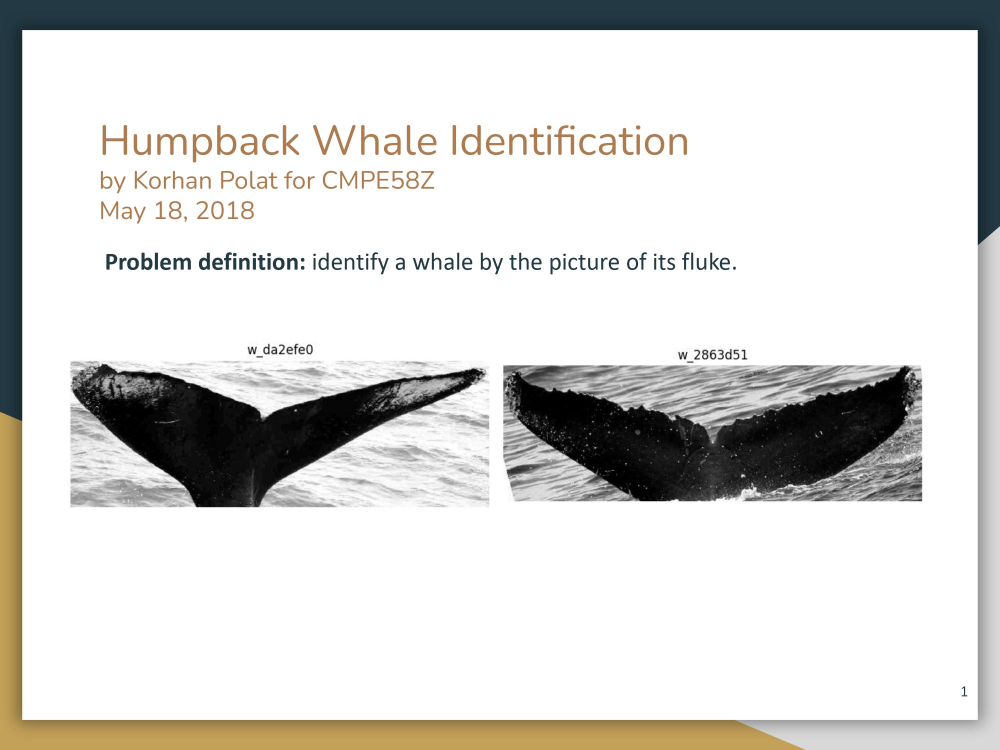
#> input picture Biometrics_term_project/figs/0001.jpg, 3000 x 2250 px (shown at 1/3 size); its folder holds only this picture in this run
$ python -i opencv_fncs.py   (imports and definitions only)   (Python 2 division)   (older library calls are emulated)
#> lines starting #> are read from the running program, lines starting #| are printed output that depends on the picture
#> further down, picture is the input picture: shape (2250, 3000, 3); mean B, G, R 210.9, 213.3, 213.7
#!/usr/bin/env python2
# -*- coding: utf-8 -*-
"""
Created on Thu Apr 12 12:12:48 2018

train
134 --> image with text around
13 --> redscale


@author: korhan
"""


import cv2
import numpy as np
#from os import listdir
#from os.path import isfile, join
import matplotlib.pyplot as plt
#import data_augmentation as da
#from skimage.segmentation import chan_vese
from skimage import util, filters, color
from skimage.morphology import watershed
from skimage.filters import try_all_threshold
#from my_utils import load_obj

# [21 lines left out: functions plot_1D_hist, plot_2D_hist, not called in this run]

def stack_and_plot(img1,img2):
    res = np.hstack((img1,img2)) #stacking images side-by-side
    cv2.imshow('stacked image',res)


# [6 lines left out: function patch_wise_hist_eq, not called in this run]


def corner_detection_harris(img):
    if len(img.shape) == 3: gray = cv2.cvtColor(img,cv2.COLOR_BGR2GRAY)
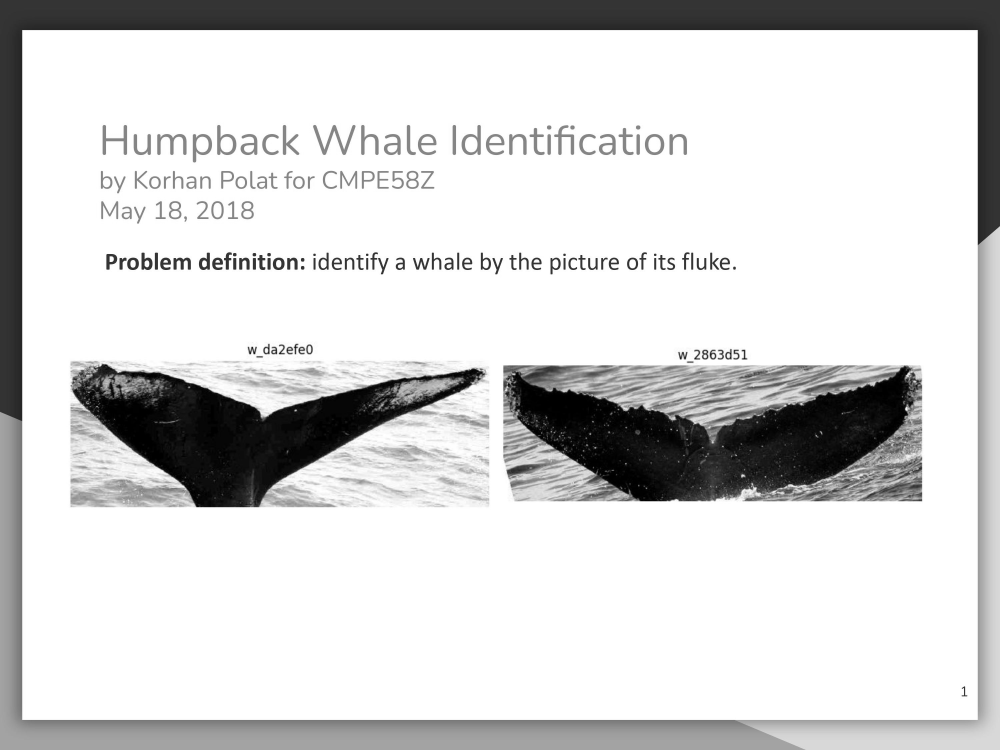
#> gray: shape (2250, 3000) (shown at 1/3 size); min 0, max 255, mean 213.2
    else:
        gray = img
        img = cv2.cvtColor(img,cv2.COLOR_GRAY2BGR)
    gray = np.float32(gray)
    dst = cv2.cornerHarris(gray,2,3,0.04)
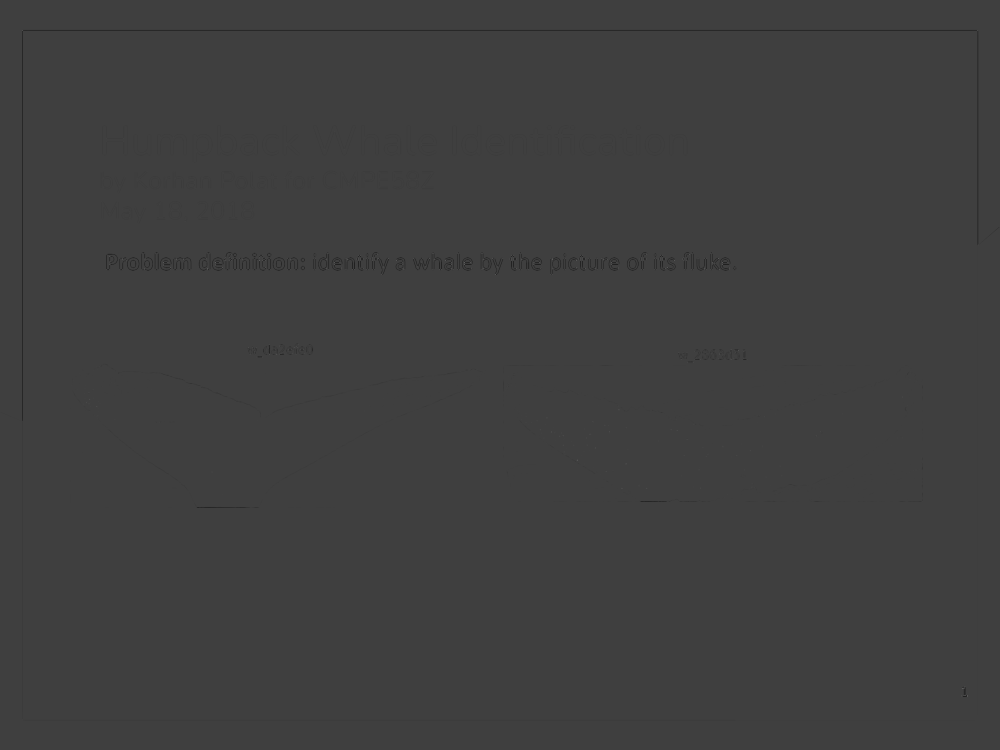
#> dst: shape (2250, 3000) float32 (shown at 1/3 size); min -69800896, max 210691392, mean -161283.2; drawn with min black and max white

    #result is dilated for marking the corners, not important
    dst = cv2.dilate(dst,None)
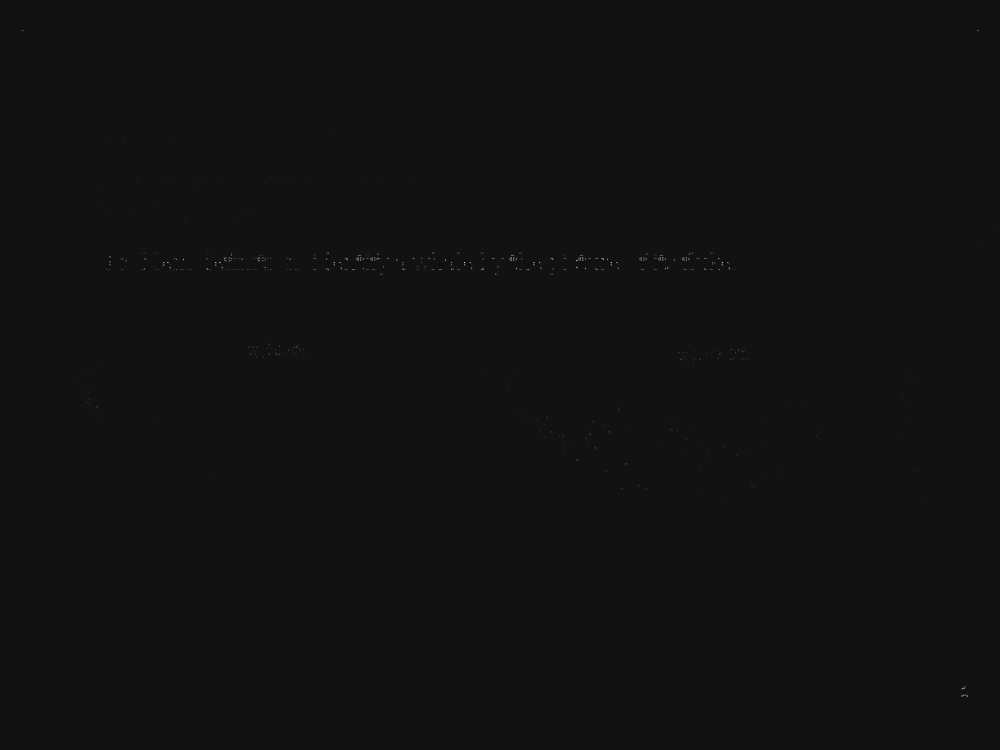
#> dst: shape (2250, 3000) float32 (shown at 1/3 size); min -16470761, max 210691392, mean 55794.6; drawn with min black and max white

    # Threshold for an optimal value, it may vary depending on the image.
    img[dst>0.01*dst.max()]=[0,0,255]

    cv2.imshow('dst',img)


# [102 lines left out: functions corner_detection_shitomasi, sift_features, gen_sift_features, surf_features, orb_detector, my_watershed and 3 more, not called in this run]

""" smoothing """
def gaus_blur(img): return cv2.GaussianBlur(img,(5,5),0)

# [8 lines left out: function resize_img, not called in this run]

def xy_dist(a,b,p=2):

    return (np.abs(a[0]-b[0])**2 + np.abs(a[1]-b[1])**p)**(0.5)


# [61 lines left out: functions feat_detector, first_n_good_matches, not called in this run]


#
#    img1_matches = [ (kp1[m.queryIdx].pt,desc1[m.queryIdx]) for m in a[0:n] ]
#    img2_matches = [ (kp2[m.trainIdx].pt,desc2[m.trainIdx]) for m in a[0:n] ]
#
#    return img1_matches,img2_matches
#    print "Not enough matches are found - %d/%d" % (len(good),MIN_MATCH_COUNT)
#
#    img1 = cv2.drawKeypoints(img1,[kp1[m.queryIdx] for m in good],img1,flags=cv2.DRAW_MATCHES_FLAGS_DRAW_RICH_KEYPOINTS)
#    img2 = cv2.drawKeypoints(img2,[kp2[m.trainIdx] for m in good],img2,flags=cv2.DRAW_MATCHES_FLAGS_DRAW_RICH_KEYPOINTS)
#
#    img3 = cv2.drawMatches(img1,kp1,img2,kp2,good,None,flags=2)
#    plt.figure(), plt.imshow(img3), plt.show()
#


#rootdir = '/home/korhan/.kaggle/competitions/whale-categorization-playground'
#trainDir = join(rootdir,'grup6')
#
#
#train_input = load_obj('train_grup7')
#uniq_ids = load_obj('uniq_ids_7')
#
#
#same_class_rows = train_input[train_input.Id == uniq_ids.Id[5]]
#same_class_rows = same_class_rows.reset_index(drop=True)
#
#img1 =  gaus_blur(resize_img(read_img(join(trainDir,same_class_rows.Image[0]),gray=True),2e5))
#img2 =  gaus_blur(resize_img(read_img(join(trainDir,same_class_rows.Image[2]),gray=True),2e5))
##img3 =  gaus_blur(resize_img(read_img(join(trainDir,same_class_rows.Image[4]),gray=True),2e5))
#
#p = 2.2
#threshold = 300
#
## knn based
#k = 2
#
#
#img3 = cv2.drawMatches(img1,kp1,img2,kp2,a,None,flags=2)
#plt.figure(), plt.imshow(img3), plt.show()
#
#
#img4 = cv2.drawKeypoints(img1,[kp1[m.queryIdx] for m in a],img1,flags=cv2.DRAW_MATCHES_FLAGS_DRAW_RICH_KEYPOINTS)
#
#plt.figure(), plt.imshow(img4), plt.show()
#
#
#


"""
# flann based
# FLANN parameters
FLANN_INDEX_KDTREE = 0
index_params = dict(algorithm = FLANN_INDEX_KDTREE, trees = 5)
search_params = dict(checks=50)   # or pass empty dictionary

flann = cv2.FlannBasedMatcher(index_params,search_params)

matches = flann.knnMatch(desc1,desc2,k=2)

# Need to draw only good matches, so create a mask
matchesMask = [[0,0] for i in xrange(len(matches))]

# ratio test as per Lowe's paper
for i,(m,n) in enumerate(matches):
    if m.distance < 0.7*n.distance:
        matchesMask[i]=[1,0]
        print m.queryIdx,n.trainIdx

draw_params = dict(matchColor = (0,255,0),
                   singlePointColor = (255,0,0),
                   matchesMask = matchesMask,
                   flags = 0)

img3 = cv2.drawMatchesKnn(img1,kp1,img2,kp2,matches,None,**draw_params)

plt.imshow(img3,),plt.show()

"""


# plain matches
# Initiate SIFT detector
#orb = cv2.ORB_create()
#
## find the keypoints and descriptors with SIFT
#kp1, des1 = orb.detectAndCompute(img1,None)
#kp2, des2 = orb.detectAndCompute(img2,None)
#
## create BFMatcher object
#bf = cv2.BFMatcher(cv2.NORM_HAMMING, crossCheck=True)
#
## Match descriptors.
#matches = bf.match(des1,des2)
#threshold = 150
#good_m = []
#for m in matches:
#    xy = kp1[m.queryIdx].pt
#    kp_dist = xy_dist(kp2[m.trainIdx].pt,xy,p)
#    if kp_dist < threshold:
#        good_m.append(m)
#
## Sort them in the order of their distance.
##matches = sorted(matches, key = lambda x:x.distance)
#matches = sorted(good_m, key = lambda x:x.distance)
#
#
#N_MATCHES = 50
#
#match_img = cv2.drawMatches(
#    img1, kp1,
#    img2, kp2,
#    matches[:N_MATCHES], img1.copy(), flags=0)
#
#plt.figure(figsize=(12,6))
#plt.imshow(match_img);
#
#


""" noise removal - filtering """

# [7 lines of commented-out code are left out]


""" ORB """
#orb_detector(img)


""" SIFT """
#img_sift = sift_features(img)
#cv2.imshow('sift',img_sift)

""" corner detection """

#corner_detection_shitomasi(img)

""" histogram equalization """
#equ = cv2.equalizeHist(img)
#stack_and_plot(img,equ)

""" local patches """
#equ = patch_wise_hist_eq(img)

""" 2D hsv hist """
#plot_2D_hist(img)

""" plotting """


#plot_1D_hist(img)
#plot_1D_hist(equ,'r')


""" data augmentation """
#imgs = [da.augmentation_pipeline(img) for _ in range(5)]


>>> import cv2
>>> picture = cv2.imread('../figs/0001.jpg')
>>> result = corner_detection_harris(picture)

$ run again, on Biometrics_term_project/figs/0002.jpg
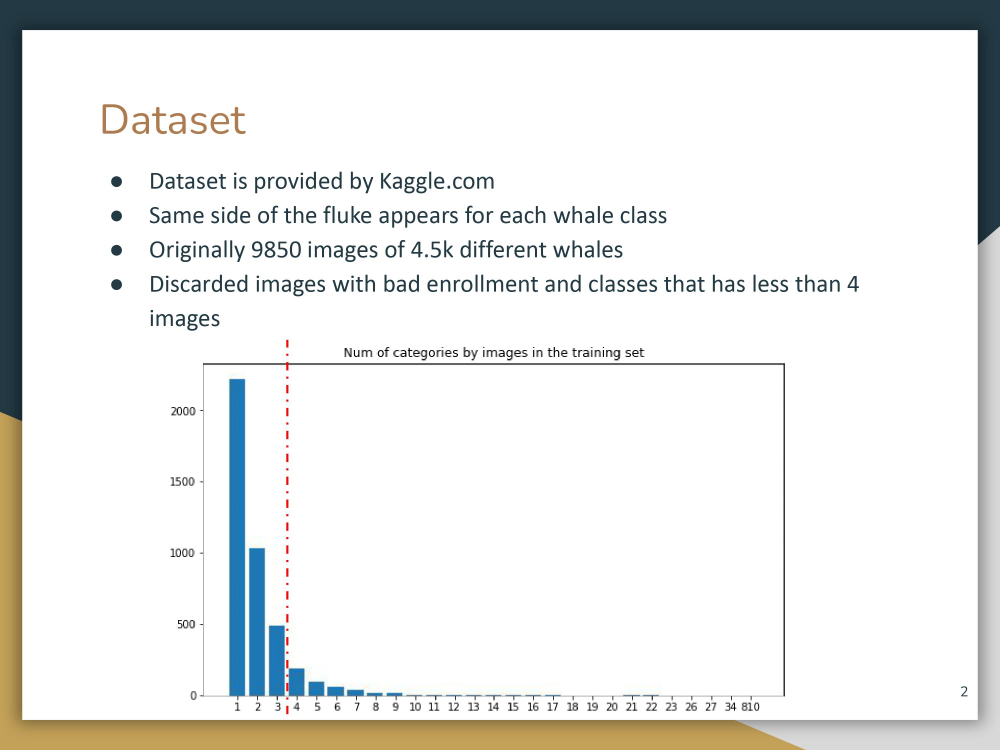
#> input picture Biometrics_term_project/figs/0002.jpg, 3000 x 2250 px (shown at 1/3 size)
#> picture is the input picture: shape (2250, 3000, 3); mean B, G, R 230.4, 231.8, 230.6
#> in corner_detection_harris, `if len(img.shape) == 3: gray = cv2.cvtColor(img,cv2.COLOR_BGR2GRAY)`:
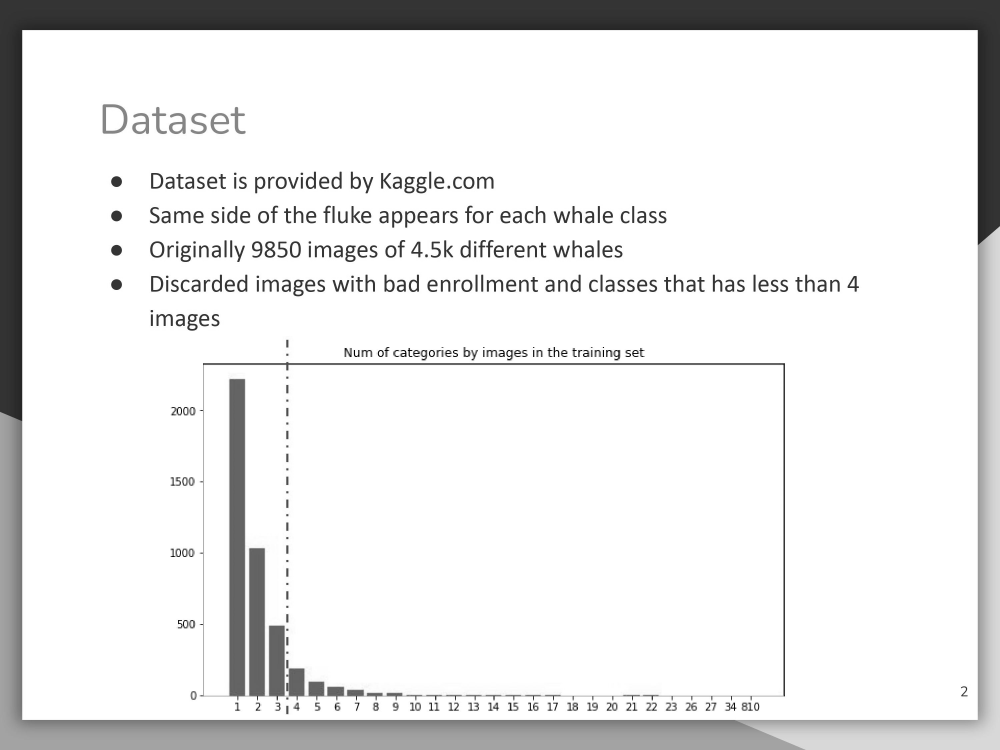
#> gray: shape (2250, 3000) (shown at 1/3 size); min 0, max 255, mean 231.3

$ run again, on Biometrics_term_project/figs/0005.jpg
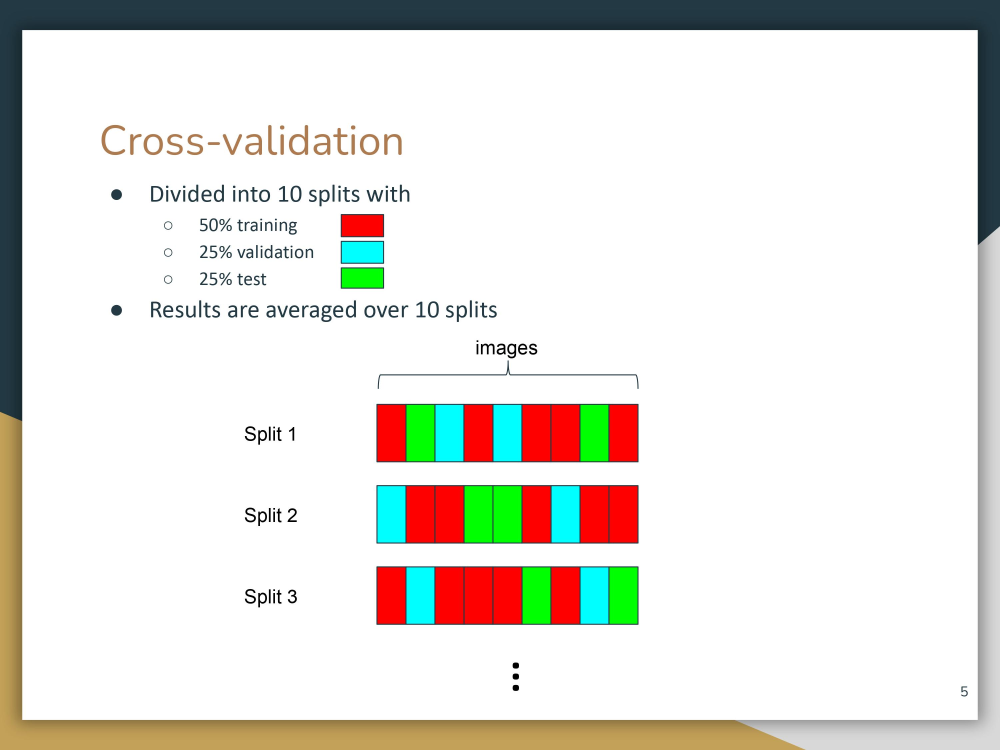
#> input picture Biometrics_term_project/figs/0005.jpg, 3000 x 2250 px (shown at 1/3 size)
#> picture is the input picture: shape (2250, 3000, 3); mean B, G, R 220.8, 226.4, 227.7
#> in corner_detection_harris, `if len(img.shape) == 3: gray = cv2.cvtColor(img,cv2.COLOR_BGR2GRAY)`:
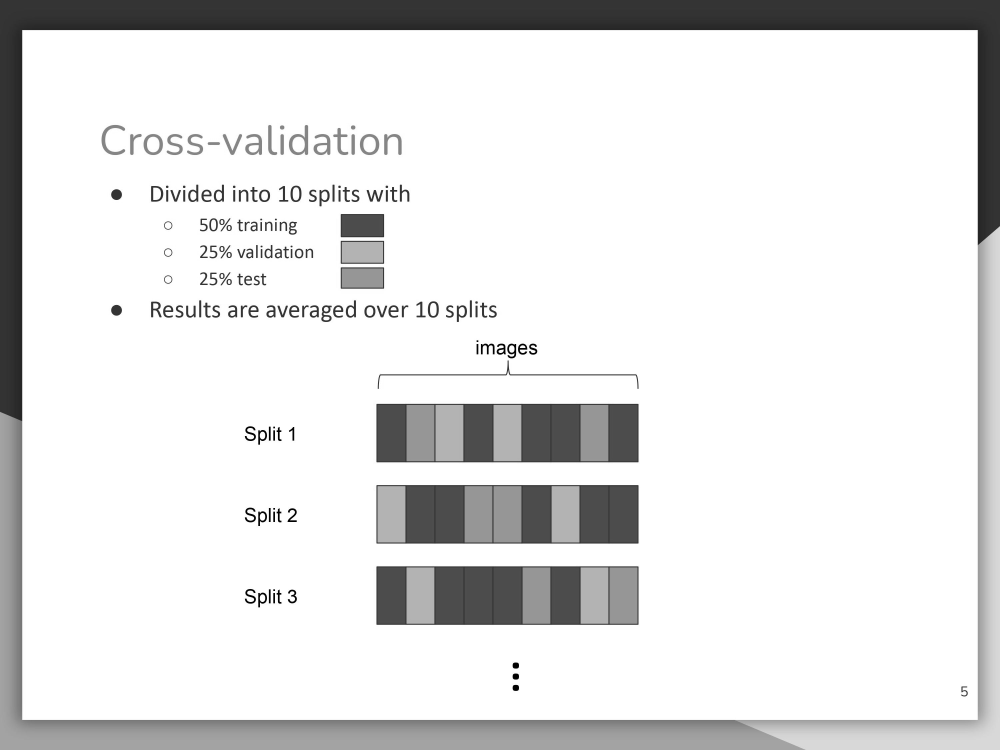
#> gray: shape (2250, 3000) (shown at 1/3 size); min 0, max 255, mean 226.2

$ run again, on Biometrics_term_project/figs/0006.jpg
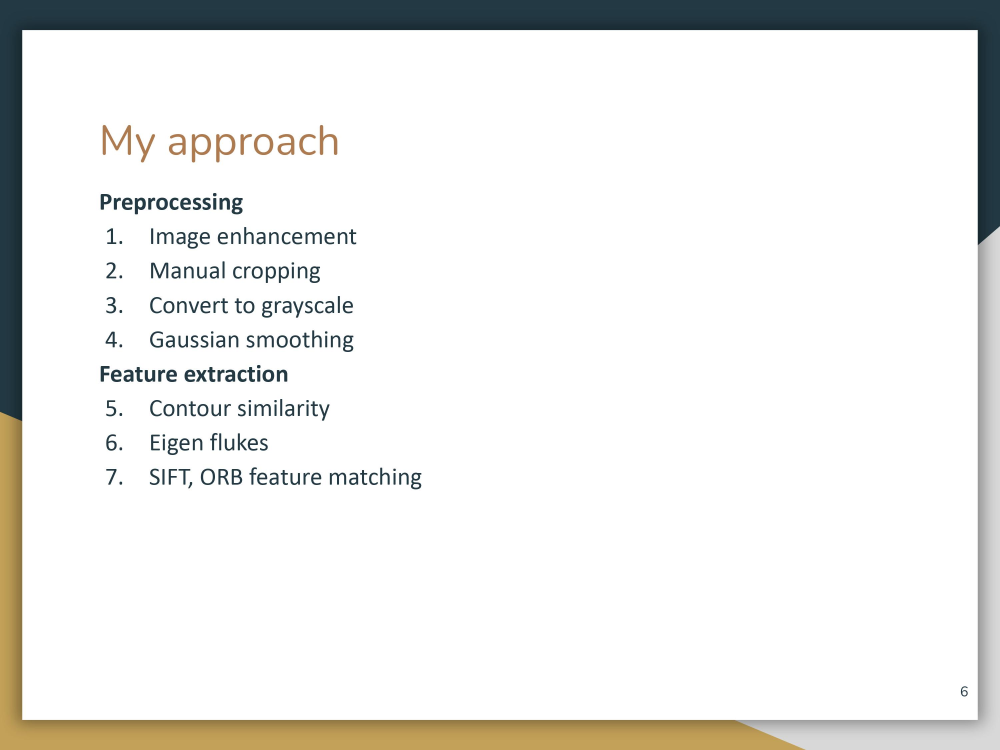
#> input picture Biometrics_term_project/figs/0006.jpg, 3000 x 2250 px (shown at 1/3 size)
#> picture is the input picture: shape (2250, 3000, 3); mean B, G, R 232.9, 235, 234.9
#> in corner_detection_harris, `if len(img.shape) == 3: gray = cv2.cvtColor(img,cv2.COLOR_BGR2GRAY)`:
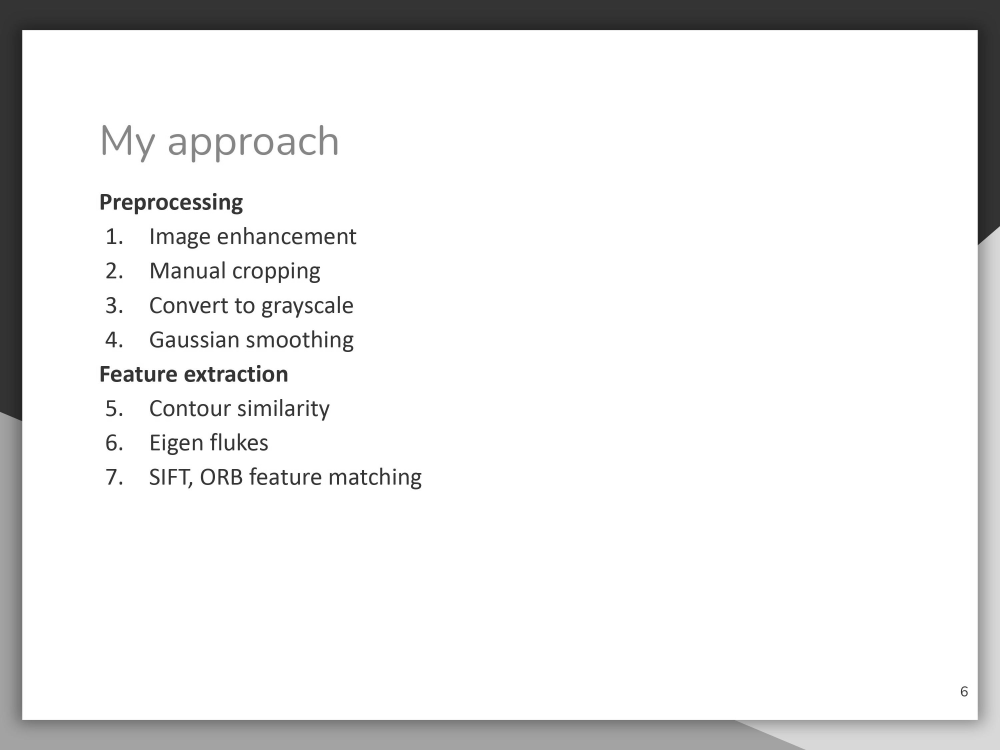
#> gray: shape (2250, 3000) (shown at 1/3 size); min 11, max 255, mean 234.7
